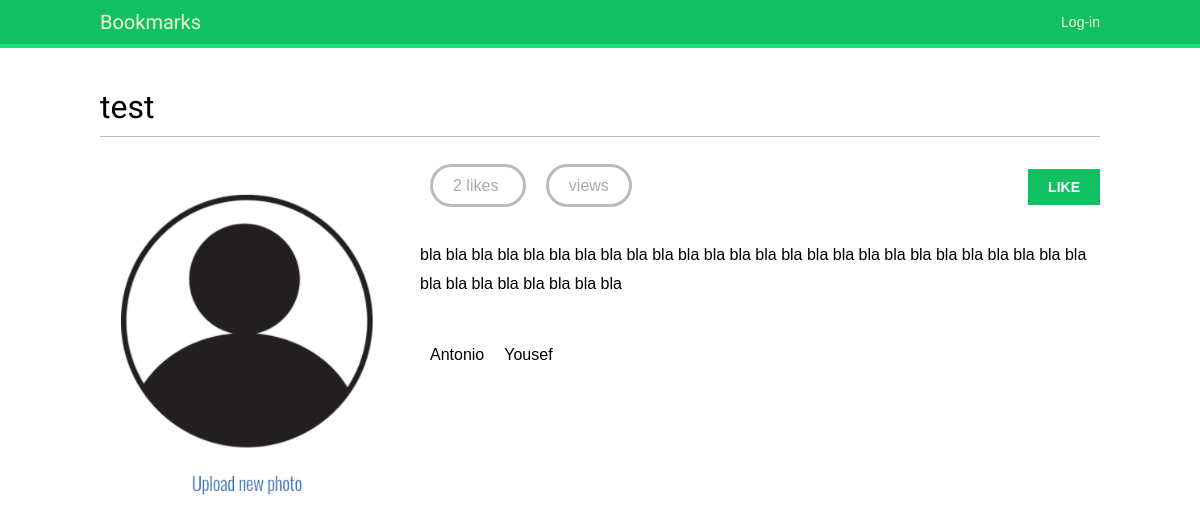
Page /images/detail/1/test/ on the committed database.
### images/models.py (models this page shows, shortened)
class Image(models.Model):
    user = models.ForeignKey(settings.AUTH_USER_MODEL,
                             related_name='images_created',
                             on_delete=models.CASCADE)
    title = models.CharField(max_length=200)
    slug = models.SlugField(max_length=200,
                            blank=True)
    url = models.URLField(max_length=2000)
    image = models.ImageField(upload_to='images/%Y/%m/%d/')
    description = models.TextField(blank=True)
    created = models.DateField(auto_now_add=True)
    users_like = models.ManyToManyField(settings.AUTH_USER_MODEL,
                                        related_name='images_liked',
                                        blank=True)
    total_likes = models.PositiveIntegerField(default=0)
    class Meta:
        indexes = [
            models.Index(fields=['-created']),
            models.Index(fields=['-total_likes']),
        ]
        ordering = ['-created']

### images/views.py (the view)
# urls.py: path('detail/<int:id>/<slug:slug>/', views.image_detail, name='detail'),
def image_detail(request, id, slug):
    image = get_object_or_404(Image, id=id, slug=slug)
    total_views = r.incr(f'image:{image.id}:views')
    r.zincrby('image_ranking', 1, image.id)
    return render(request,
    'images/image/detail.html',
    {'section':'images', 'image':image, 'total_views': total_views})

### images/templates/images/image/detail.html (shortened to what this page needs)
{% extends "base.html" %}
{% block content %}
  <h1>{{ image.title }}</h1>
  {% load thumbnail %}
  <a href="{{ image.image.url }}">
    <img src="{% thumbnail image.image 300x0 %}" class="image-detail">
  </a>
  {% with total_likes=image.users_like.count users_like=image.users_like.all %}
    <div class="image-info">
      <div>
        <span class="count">
          <span class="total">{{ total_likes }}</span>
          like{{ total_likes|pluralize }}
        </span>
        <span class="count">
          {{ total_views }} view{{ total_views|pluralize }}
        </span>
        <a href="#" data-id="{{ image.id }}" data-action="{% if request.user in users_like %}un{% endif %}like"
    class="like button">
          {% if request.user not in users_like %}
            Like
          {% else %}
            Unlike
          {% endif %}
        </a>
      </div>
      {{ image.description|linebreaks }}
    </div>
    <div class="image-likes">
      {% for user in users_like %}
        <div>
          <p>{{ user.first_name }}</p>
        </div>
      {% empty %}
        Nobody likes this image yet.
      {% endfor %}
    </div>
  {% endwith %}
{% endblock %}

### account/templates/base.html (shortened to what this page needs)
{% load static %}
<!DOCTYPE html>
<html>
<head>
    <link href="{% static "css/base.css" %}" rel="stylesheet">
</head>
<body>
    <div id="header">
        <span class="logo">Bookmarks</span>
            <span class="user">
                {% if request.user.is_authenticated %}
                    Hello {{ request.user.first_name|default:request.user.username }},
                    <a href="{% url "logout" %}">Logout</a>
                {% else %}
                    <a href="{% url "login" %}">Log-in</a>
            {% endif %}
        </span>
    </div>
    <div id="content">
        {% block content %}
        {% endblock %}
    </div>
</body>
</html>

### account/static/css/base.css (style rules this page uses)
body { margin:0; padding:0; font-family:helvetica, sans-serif; }
p { line-height: 1.8; }
a { color:#12c064; text-decoration:none; }
h1, h2, h3, h4, h5 , h6 { font-family: 'Muli', sans-serif; font-weight:normal; }
h1 { border-bottom:1px solid #bbb; padding:0 0 10px 0; margin:10px 0 20px 0; }
#header { padding:10px 100px; font-size:14px; background:#12c064; color:#fff; border-bottom:4px solid #1cdf78; overflow:auto; }
#header .logo { font-family: 'Muli', sans-serif; float:left; color:#f3f7cc; font-size:20px; margin-right:10%; }
#header a { color:#f3f7cc; }
#header .user { float:right; padding-top:4px; }
#content { padding:30px 100px; }
input[type=submit], a.button { font-weight:bold; background:#12c064; color:#fff; padding:10px 20px; font-size:14px; text-transform:uppercase; }
.image-preview, .image-detail { max-width:300px; float:left; margin:0 20px 20px 0; }
.image-detail { margin-top:20px; }
.image-info div { padding:20px 0; overflow:auto; }
.count { color:#aaa; border:3px solid #bbb; border-radius:26px; padding:10px 20px; margin:20px 10px 0; }
a.like, a.follow { float:right; margin-top:-8px; }
.image-likes div { float:left; width:auto; padding:10px; text-align:center; }

### rows in the picture
Image: title "test", image (picture), description "bla bla bla bla bla bla bla bla bla bla bla bla bla bla bla bla bla bla bla bla bla bla bla bla bla bla bla bla bla bla bla bla bla bla"

### other values in the picture
{{ total_likes }} "2"
{{ user.first_name }} "Antonio"
{{ user.first_name }} "Yousef"
